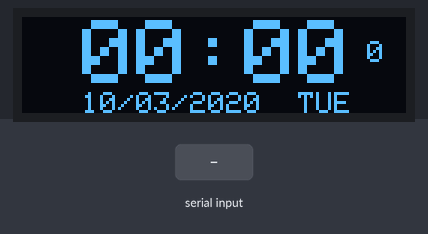
Simulated run of this sketch. Board: ESP32. Parts: 128×32 one-colour display. The test bench sets the inputs (shaded band). What the sketch prints to the serial monitor is not drawn.

Above: at 0.1 s.
At 2.8 s:
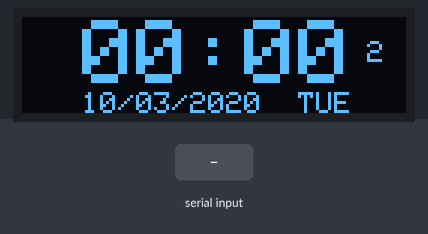
2.9 s: "90,45\n" received over Serial
At 5.1 s:
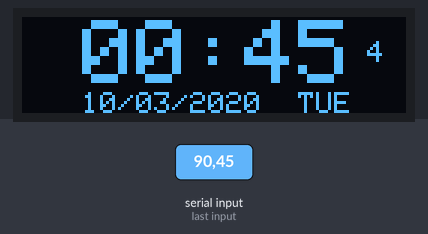
Timing chart, 0 to 6.6 s (numbered marks = the images above; inputs shaded):
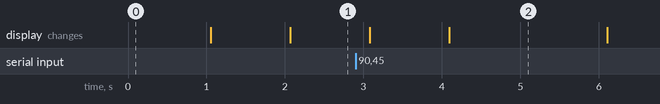

The sketch:

SMART_BAND.ino
```cpp
#include <SPI.h>
#include <Wire.h>
#include <Adafruit_GFX.h>
#include <Adafruit_SSD1306.h>

Adafruit_SSD1306 led = Adafruit_SSD1306(128, 32, &Wire);

 int data;
  ////String hr,mint;
 int hr,mint,sec = 0;
 int date = 10,month = 03,year = 2020,day = 2;/////////////////////SET//////////////////

 String dayy[7] = {"SUN","MON","TUE","WED","THU","FRI","SAT"};


void setup() {
  Serial.begin(115200);
  Wire.begin(0,2);
  led.begin(SSD1306_SWITCHCAPVCC, 0x3C);
  //led.display();
  //delay(2000);
  //led.clearDisplay();
  }


void loop() {
  if(Serial.available()>0)
  {
    data = Serial.parseInt(); //HHMM          /////data = Serial.readString();
    Serial.println(data);
   /// Serial.println(Serial.available());
    /*hrr = data[0]+data[1];
    minn = data[3]+data[4];*/
    if(data != 0)
    {
      hr = data/100;
      //Serial.println(hr);
      mint = data%100;
      //Serial.println(mint);
    }
  }


  /*hr = String(hrr);
    mint = String(minn);
    Serial.println(hr);
    Serial.println(mint);*/


  led.clearDisplay();
  led.setTextColor(WHITE); // Draw white text
  led.cp437(true);         // Use full 256 char 'Code Page 437' font

//..............................................................................................
  led.setTextSize(3);
  led.setCursor(20, 1);

  if(hr < 10)
  {
    led.print(0);
    led.print(hr);
    led.print(":");
  }
  else
  {
    led.print(hr);
    led.print(":");
  }

  if(mint < 10)
  {
    led.print(0);
    led.print(mint);
  }
  else
  {
    led.print(mint);
  }

  led.setTextSize(1);
  led.setCursor(115, 8);
  led.print(sec);

  led.setCursor(20, 25);
  if(date < 10)
  {
    led.print(0);
    led.print(date);
  }
  else led.print(date);
  led.print("/");
  if(month < 10)
  {
    led.print(0);
    led.print(month);
  }
  else led.print(month);
  led.print("/");
  led.print(year);
  led.print("  ");

  led.print(dayy[day]);


//....................................................................................................
  led.display();
  delay(1000);
  sec += 1;
//..................TIME..........................................................


//...................................


  if(sec == 60)
  {
     mint += 1;
     sec = 00;
   }

   if(mint == 60)
  {
     hr += 1;
     mint = 00;
   }

   if(hr == 24)
  {
     hr = 00;
     date += 1;
     day += 1;
   }
////////////////////////////////////////////////////////////////////////////////////////////////////
   if(date == 32)
  {
     month += 1;
     date = 01;
   }

   if(month == 13)
  {
     year += 1;
     month = 01;
     //"HAPPY NEW YEAR"..................................................
     //nyear(year);
     //testanimate(logo_bmp, LOGO_WIDTH, LOGO_HEIGHT);
     //sec = 35;
   }


  if(day == 7)
  {
     day = 0;
   }
}
```
